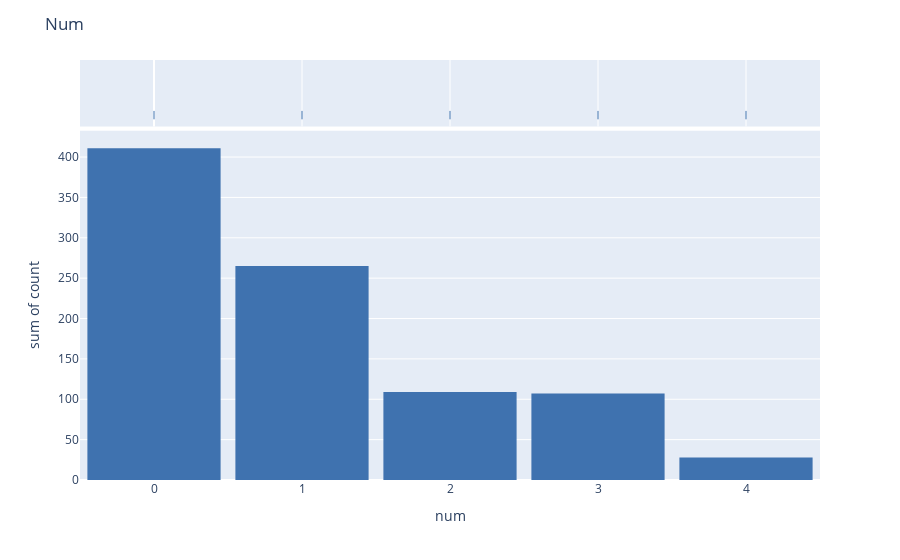

Source (notebook cell):
### Code cell
fig = px.histogram(data_frame = num_count, 
                   x = num_count.num, 
                   y = num_count['count'],
                   color_discrete_sequence = ['#3F72AF'],
                   nbins = num_count.num.nunique(),
                   marginal = 'rug')
fig.update_layout(title = "Num", bargap = 0.1)
fig.show()

### Figure 1 — Plotly figure (JSON) as saved in the notebook; plotly's stock layout.template omitted (floating-point values rounded to 4 significant figures)
{"data": [{"alignmentgroup": "True", "bingroup": "x", "histfunc": "sum", "hovertemplate": "num=%{x}<br>sum of count=%{y}<extra></extra>", "legendgroup": "", "marker": {"color": "#3F72AF", "pattern": {"shape": ""}}, "name": "", "nbinsx": 5, "offsetgroup": "", "orientation": "v", "showlegend": false, "type": "histogram", "x": [0, 1, 2, 3, 4], "xaxis": "x", "y": [411, 265, 109, 107, 28], "yaxis": "y"}, {"alignmentgroup": "True", "boxpoints": "all", "fillcolor": "rgba(255,255,255,0)", "hoveron": "points", "hovertemplate": "num=%{x}<extra></extra>", "jitter": 0, "legendgroup": "", "line": {"color": "rgba(255,255,255,0)"}, "marker": {"color": "#3F72AF", "symbol": "line-ns-open"}, "name": "", "offsetgroup": "", "showlegend": false, "type": "box", "x": [0, 1, 2, 3, 4], "xaxis": "x2", "yaxis": "y2"}], "layout": {"bargap": 0.1, "barmode": "relative", "legend": {"tracegroupgap": 0}, "margin": {"t": 60}, "title": {"text": "Num"}, "xaxis": {"anchor": "y", "domain": [0, 1], "title": {"text": "num"}}, "xaxis2": {"anchor": "y2", "domain": [0, 1], "matches": "x", "showgrid": true, "showticklabels": false}, "yaxis": {"anchor": "x", "domain": [0, 0.8316], "title": {"text": "sum of count"}}, "yaxis2": {"anchor": "x2", "domain": [0.8416, 1], "matches": "y2", "showgrid": false, "showline": false, "showticklabels": false, "ticks": ""}}}
